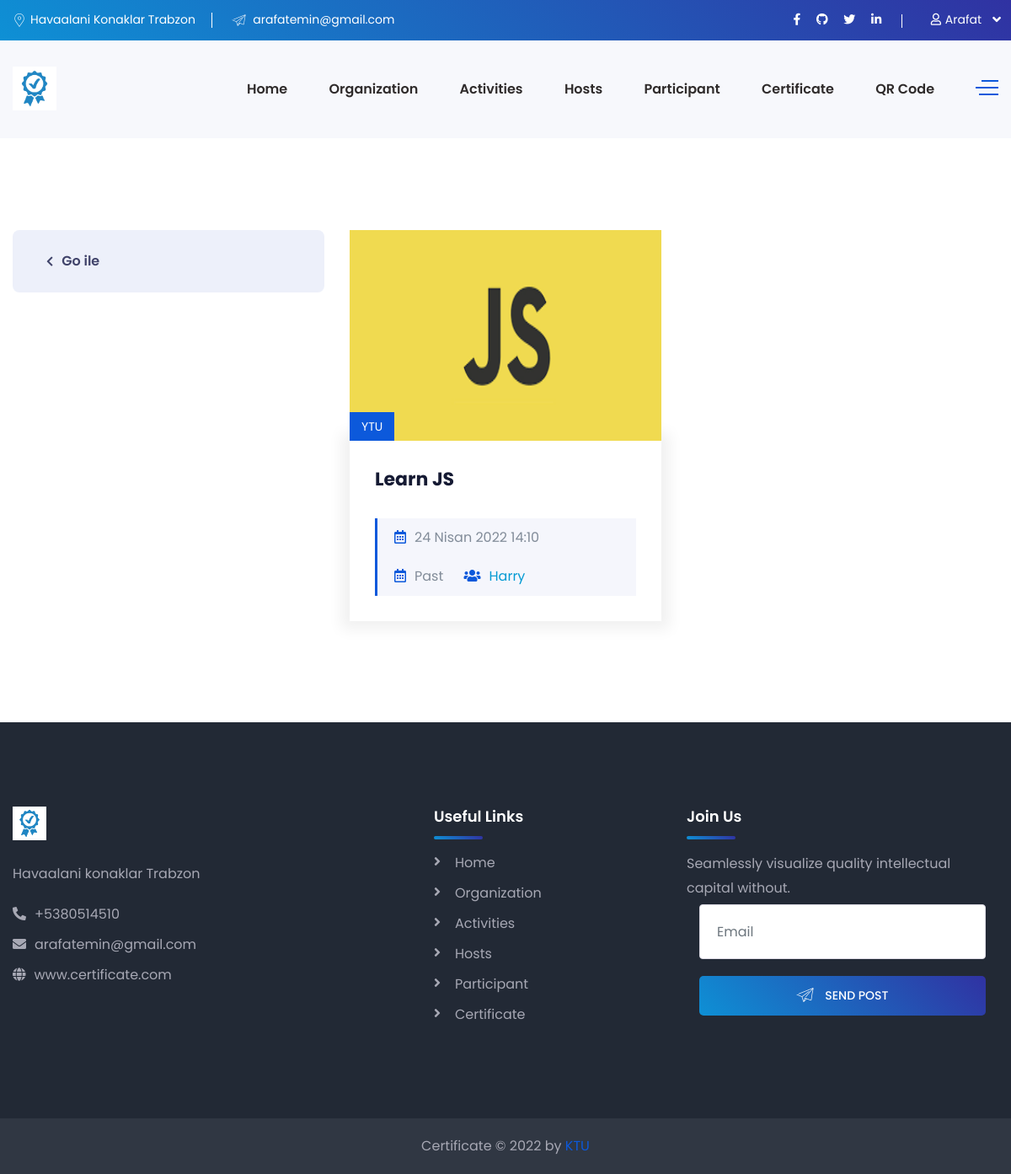
The page /activities/ytu (signed in) on the database its author committed.
### Certificate/models.py (models this page shows, shortened)
class Activity(models.Model):
    org_name                = models.ManyToManyField('Organization')
    activity_name           = models.CharField(max_length=64, null=False, blank=False)
    activity_image          = models.ImageField(upload_to='activity', blank=True, null=True)
    active                  = models.BooleanField()
    address                 = models.TextField()
    description             = models.TextField()
    starttime               = models.DateTimeField(auto_now_add=False)
    endtime                 = models.DateTimeField(auto_now_add=False)
    slug                    = models.SlugField(null=False, blank=True, unique=True, db_index=True, editable=False)
    @property
    def Is_Past(self):
        today = date.today()
        if self.starttime.date() < today:
            thing = "Past"
        else:
            thing = "Future"
        return thing
    class Meta:
        ordering = ["-starttime"]

class Organization(models.Model):
    org_name = models.CharField(max_length=64, null=False, blank=False)
    slug = models.SlugField(null=False, blank=True, unique=True, db_index=True, editable=False)
    authorized = models.CharField(max_length=64, null=False, blank=False)
    org_image = models.ImageField(upload_to='organization', blank=True, null=True)
    address = models.TextField()
    org_description = models.TextField()

class Host(models.Model):
    host_name = models.CharField(max_length=64, null=False, blank=False)
    surname = models.CharField(max_length=64, null=False, blank=False)
    activity_name = models.ManyToManyField('Activity',)
    position = models.CharField(max_length=64, blank=True, null=True)
    host_image = models.ImageField(upload_to='host', blank=True, null=True)

### Certificate/views.py (the view)
# urls.py: path('activities/<slug:slug>', activity_view_with_category, name='activity_view_with_category'),
@login_required(login_url='login')
def activity_view_with_category(request, slug, *args, **kwargs):
    activity = Organization.objects.get(slug=slug)
    activities = activity.activity_set.filter(active=True)
    context = {
        'activities': activities,
        'host': Host.objects.all()
    }
    return render(request, 'activities_slog.html', context)

### templates/activities_slog.html (shortened to what this page needs)
{% extends 'base.html' %}
{% load static %}
{% block content %}
    <body>
    <section class="service-details-page pdt-110 pdb-90">
        <div class="container">
            <div class="row">
            <div class="col-xl-4 col-lg-5 sidebar-left">
                    <div class="service-nav-menu mrb-30">
                        <div class="service-link-list mb-30">
                            <ul class="active">
                                {% if organizations|length > 0 %}
                                    {% for organization in organizations %}
                                        <li><a href="{% url 'activity_view_with_category' organization.slug %}">
                                            <i class="fa fa-chevron-right"></i>{{ organization.org_name|title }} </a>
                                        </li>
                                    {% endfor %}
                                {% else %}
                                    <li>
                                        <a href="{% url 'activity' %}">
                                            <i class="fa fa-chevron-left"></i>Go ile </a>
                                    </li>
                                {% endif %}
                            </ul>
                        </div>
                    </div>
                </div>
                <div class="col-xl-8 col-lg-7">
                    <div class="row">
                        {% if activities|length > 0 %}
                            {% for activity in activities %}
                                <div class="col-lg-12 col-xl-6">
                                    <div class="news-wrapper mrb-30 mrb-sm-40">
                                        <div class="news-thumb">
                                            <a href="{% url 'activitydetail' activity.slug %}">
                                                <img style="max-width: 100%; min-width: 100%; max-height: 250px; min-height: 250px"
                                                     class="img-full" src="{{ activity.activity_image.url }}" alt="">
                                            </a>
                                            {% for activity in activity.org_name.all %}
                                                <div class="news-top-meta">
                                                    <span class="entry-category">{{ activity.org_name }}</span>
                                                </div>
                                            {% endfor %}
                                        </div>
                                        <div class="news-details">
                                            <div class="news-description mb-20">
                                                <h4 class="the-title mrb-30"><a
                                                        href="{% url 'activitydetail' activity.slug %}">{{ activity.activity_name }}</a>
                                                </h4>
                                                <div class="news-bottom-meta">
                                                <span class="entry-date mrr-20"><i
                                                        class="far fa-calendar-alt mrr-10 text-primary-color"></i>{{ activity.starttime }}</span><br>
                                                </div>
                                                <div class="news-bottom-meta">
                                                <span class="entry-date mrr-20"><i
                                                        class="far fa-calendar-alt mrr-10 text-primary-color"></i>{{ activity.Is_Past }}</span>
                                                    {% for h in host %}
                                                        {% for host_activity_name in h.activity_name.all %}
                                                            {% if host_activity_name == activity %}
                                                                <a href="{% url 'hosts' %}"><span
                                                                        class="entry-author"><i
                                                                        class="fas fa-users mrr-10 text-primary-color"></i>{{ h.host_name }}</span></a>
                                                            {% endif %}
                                                        {% endfor %}
                                                    {% endfor %}
                                                </div>
                                            </div>
                                        </div>
                                    </div>
                                </div>
                            {% endfor %}
                        {% else %}
                            <div class="col-lg-12 col-xl-6">
                                <div class="news-wrapper mrb-30 mrb-sm-40">
                                    <div class="alert alert-danger">there are no Articles</div>
                                </div>
                            </div>
                        {% endif %}
                    </div>
                </div>
            </div>
        </div>
    </section>
    </body>
{% endblock %}

### templates/base.html (shortened to what this page needs)
{% load static %}
<!DOCTYPE html>
<html lang="en">
<head>
    <link rel="stylesheet" href="{% static 'css/style.css' %}">
    <link rel="stylesheet" href="{% static 'css/responsive.css' %}">
</head>
<header class="header-style-two">
    <div class="header-wrapper">
        <div class="header-top-area bg-gradient-color d-none d-lg-block">
            <div class="container">
                <div class="row">
                    <div class="col-lg-6 header-top-left-part">
                        <span class="address"><i class="webexflaticon flaticon-placeholder-1"></i>Havaalani Konaklar Trabzon</span>
                        <span class="phone"><i class="webexflaticon flaticon-send"></i> arafatemin@gmail.com</span>
                    </div>
                    <div class="col-lg-6 header-top-right-part text-right">
                        <ul class="social-links">
                            <li><a href="https://www.facebook.com/" target="_blank"><i
                                    class="fab fa-facebook-f"></i></a></li>
                            <li><a href="https://github.com/AERBATI-61" target="_blank"><i
                                    class="fab fa-github"></i></a></li>
                            <li><a href="https://twitter.com/" target="_blank"><i class="fab fa-twitter"></i></a></li>
                            <li><a href="https://www.linkedin.com/feed/" target="_blank"><i
                                    class="fab fa-linkedin-in"></i></a></li>
                        </ul>
                        <div class="language">
                            {% if user.is_authenticated %}
                                <a class="language-btn" href="#"><i class="fas fa-user"
                                                                    style="margin: 0.3rem"></i>{{ user|truncatechars:6 }}
                                </a>
                            {% else %}
                                <a class="language-btn" href="{% url 'login' %}"><i class="fas fa-user"
                                                                                    style="margin: 0.3rem"></i>User</a>
                            {% endif %}
                        </div>
                    </div>
                </div>
            </div>
        </div>
        <div class="header-navigation-area two-layers-header header-middlee bt_stick bt_sticky">
            <div class="container">
                <div class="row">
                    <div class="col-md-12">
                        <a class="navbar-brand logo f-left mrt-10 mrt-md-0" href="{% url 'index' %}">
                            <img id="logo-image" class="img-center" src="{% static 'images/certificat.jpg' %}" alt="">
                        </a>
                        <div class="header-searchbox-style-two d-none d-xl-block">
                            <div class="side-panel side-panel-trigger text-right d-none d-lg-block">
                                <span class="bar1"></span>
                                <span class="bar2"></span>
                                <span class="bar3"></span>
                            </div>
                        </div>
                        <div class="main-menu f-right degistirecem">
                            <nav id="mobile-menu-right">
                                <ul id="menu">
                                    <li><a href="{% url 'index' %}">Home</a></li>
                                    <li><a href="{% url 'organizations' %}">Organization</a></li>
                                    <li><a href="{% url 'activity' %}">Activities</a></li>
                                    <li><a href="{% url 'hosts' %}">Hosts</a></li>
                                    <li><a href="{% url 'participants' %}">Participant</a></li>
                                    {% if request.user.is_staff %}
                                        <li><a href="{% url 'certificalar' %}">Certificate</a></li>
                                    {% endif %}
                                    {% if request.user.is_staff %}
                                        <li><a href="{% url 'qr' %}">QR Code</a></li>
                                    {% endif %}
                                </ul>
                            </nav>
                        </div>
                    </div>
                </div>
            </div>
        </div>
    </div>
</header>
{% block content %}
{% endblock %}
<footer class="footer">
    <div class="footer-main-area" data-background="images/footer-bg.png">
        <div class="container">
            <div class="row">
                <div class="col-xl-5 col-lg-6 col-md-6">
                    <div class="widget footer-widget">
                        <a class="mrb-20" href="{% url 'index' %}">
                            <img width="40" height="40" id="logo-image" class="img-center"
                                 src="{% static 'images/certificat.jpg' %}" alt="">
                        </a><br> <br>
                        <address class="mrb-25">
                            <p class="text-light-gray">Havaalani konaklar Trabzon</p>
                            <div class="mrb-10"><a href="#" class="text-light-gray"><i
                                    class="fas fa-phone-alt mrr-10"></i>+5380514510</a></div>
                            <div class="mrb-10"><a href="#" class="text-light-gray"><i
                                    class="fas fa-envelope mrr-10"></i>arafatemin@gmail.com</a></div>
                            <div class="mrb-0"><a href="#" class="text-light-gray"><i class="fas fa-globe mrr-10"></i>www.certificate.com</a>
                            </div>
                        </address>
                    </div>
                </div>
                <div class="col-xl-3 col-lg-6 col-md-6">
                    <div class="widget footer-widget ">
                        <div>
                            <h5 class="widget-title text-white mrb-30">Useful Links</h5>
                            <ul class="footer-widget-list">
                                <li><a href="{% url 'index' %}">Home</a></li>
                                <li><a href="{% url 'organizations' %}">Organization</a></li>
                                <li><a href="{% url 'activity' %}">Activities</a></li>
                                <li><a href="{% url 'hosts' %}">Hosts</a></li>
                                <li><a href="{% url 'participants' %}">Participant</a></li>
                                {% if request.user.is_staff %}
                                    <li><a href="{% url 'certificalar' %}">Certificate</a></li>
                                {% endif %}
                            </ul>
                        </div>
                    </div>
                </div>
                <div class="col-xl-4 col-lg-6 col-md-6">
                    <div class="widget footer-widget">
                        <h5 class="widget-title text-white mrb-30">Join Us</h5>
                        <p class="text-light-gray mb-1">Seamlessly visualize quality intellectual capital without.</p>
                        <form action="{% url 'contactview' %}" method="post">
                            <div class="col-lg-12">
                                <div>
                                    <input type="email" name="email" required placeholder="Email"
                                           class="form-control">
                                </div>
                            </div>
                            <div class="col-lg-12 ">
                                <div class=" mrb-0">
                                    <button type="submit"
                                            class="cs-btn-one btn-gradient-color btn-sm has-icon mrt-20 btn-block"><i
                                            class="webexflaticon flaticon-send"></i>
                                        Send Post
                                    </button>
                                </div>
                            </div>
                        </form>
                    </div>
                </div>
            </div>
        </div>
    </div>
    <div class="footer-bottom-area">
        <div class="container">
            <div class="row">
                <div class="col-xl-12">
                    <div class="text-center">
                        <span class="text-light-gray">Certificate © 2022 by <a class="text-primary-color"
                                                                               target="_blank"
                                                                               href="https://www.ktu.edu.tr/">KTU</a></span>
                    </div>
                </div>
            </div>
        </div>
    </div>
</footer>

### rows shown on the page
Activity: activity_image (picture), activity_name "Learn JS", starttime "24 Nisan 2022 14:10", Is_Past "Past"
Organization: org_name "YTU"
Host: host_name "Harry"

### other values the page prints
{{ user|truncatechars:6 }} "Arafat"
